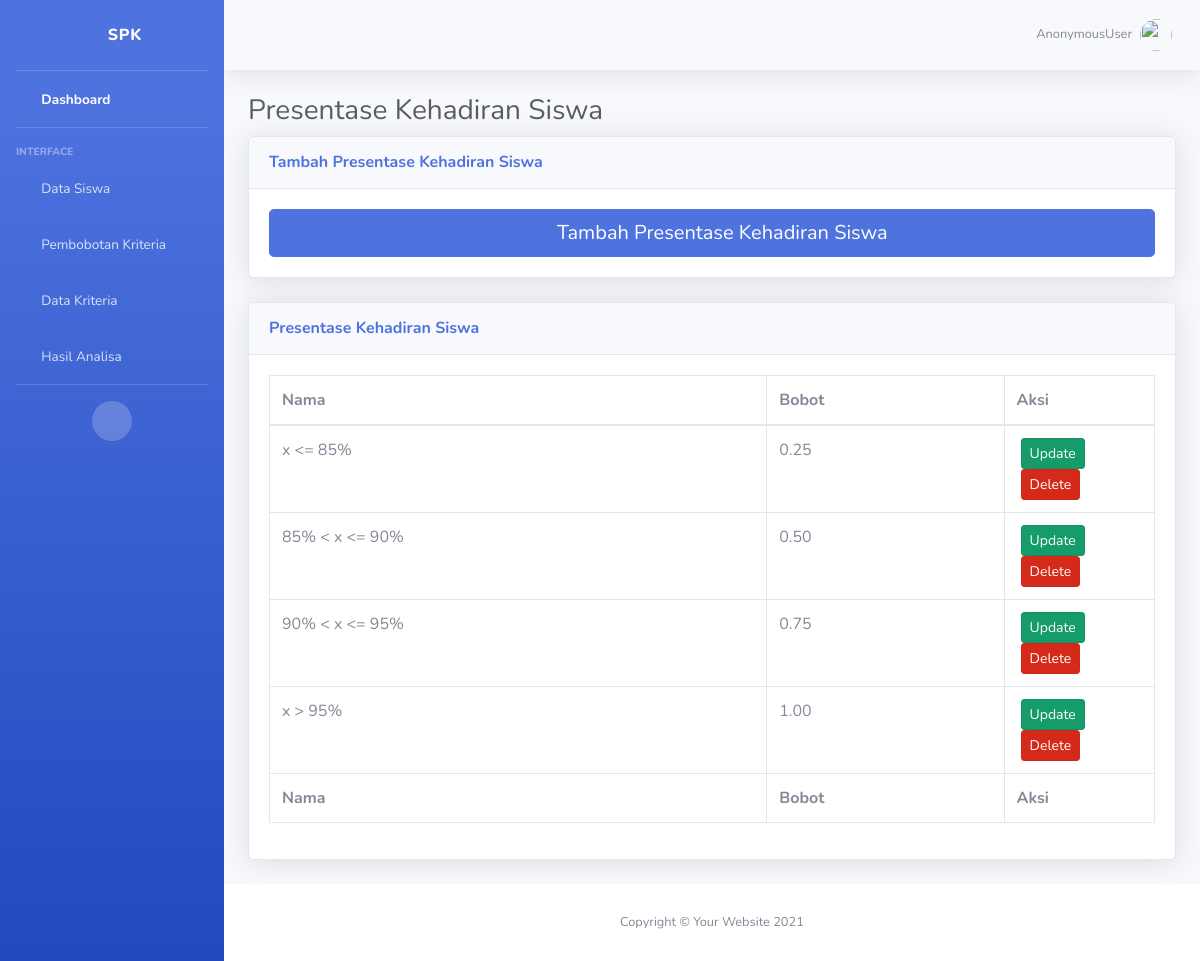
Page /datapresentasekehadiransiswa/ on the committed database.
### belajarApp/models.py (models this page shows, shortened)
class PresentaseKehadiranSiswa(models.Model):
    Name=models.CharField(max_length=100)
    bobot=models.DecimalField(max_digits=3,decimal_places=2)

### belajarApp/views.py (the view)
# urls.py: path('datapresentasekehadiransiswa/',views.presentasekehadiransiswa, name='datapresentasekehadiransiswa'),
def presentasekehadiransiswa(request):
    data=PresentaseKehadiranSiswa.objects.all()
    context={'tabel':data}
    return render(request, 'indriapp/presentasekehadiransiswa.html',context)

### templates/indriapp/presentasekehadiransiswa.html
{% extends './index.html' %}
{% load crispy_forms_tags %}
{% load static %}
{% block content %}
<div class="container-fluid">
    <h1 class="h3 mb-2 text-gray-800">Presentase Kehadiran Siswa</h1>
    <div class="card shadow mb-4">
        <div class="card-header py-3">
            <h6 class="m-0 font-weight-bold text-primary">Tambah Presentase Kehadiran Siswa</h6>
        </div>
        <div class="card-body">
            <a href="{% url 'addpresentasekehadiransiswa' %}" role="button" aria-pressed="true" class="btn btn-primary btn-lg btn-block"><i class="fa fa-plus" aria-hidden="true"></i>  Tambah Presentase Kehadiran Siswa</a>
        </div>
    </div>
    <div class="card shadow mb-4">
        <div class="card-header py-3">
            <h6 class="m-0 font-weight-bold text-primary">Presentase Kehadiran Siswa</h6>
        </div>
        <div class="card-body">
            <div class="table-responsive">
                <table class="table table-bordered" id="dataTable" width="100%" cellspacing="0">
                    <thead>
                        <tr>
                            <th>Nama</th>
                            <th>Bobot</th>
                            <th>Aksi</th>
                        </tr>
                    </thead>
                    <tfoot>
                        <tr>
                            <th>Nama</th>
                            <th>Bobot</th>
                            <th>Aksi</th>
                        </tr>
                    </tfoot>
                    <tbody>
                        {% for data in tabel %}
                        <tr>
                            <td>{{data.Name}}</td>
                            <td>{{data.bobot}}</td>
                            <th width="17%">
                                <div class="row">
                                    <a href="{% url 'updatepresentasekehadiransiswa' data.id %}" class="btn btn-success btn-sm active ml-3" role="button" aria-pressed="true">Update</a>
                                    <a href="{% url 'deletepresentasekehadiransiswa' data.id %}" class="btn btn-danger btn-sm active ml-3" role="button" aria-pressed="true">Delete</a>
                                </div>
                            </th>
                        </tr>
                        {% endfor %}
                    </tbody>
                </table>
            </div>
        </div>
    </div>
</div>
</div>
{% endblock content %}

### rows in the picture
PresentaseKehadiranSiswa: Name "x <= 85%", bobot "0.25"
PresentaseKehadiranSiswa: Name "85% < x <= 90%", bobot "0.50"
PresentaseKehadiranSiswa: Name "90% < x <= 95%", bobot "0.75"
PresentaseKehadiranSiswa: Name "x > 95%", bobot "1.00"

### other values in the picture
{{ request.user }} "AnonymousUser"
